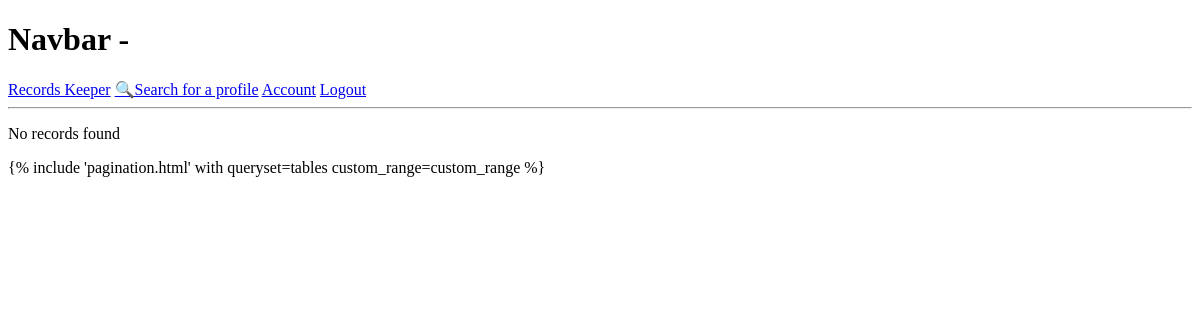
Page /view-tables/9d082a9fb16045a88ae27a6c2a82dbc5 (signed in) on the earlier database version.
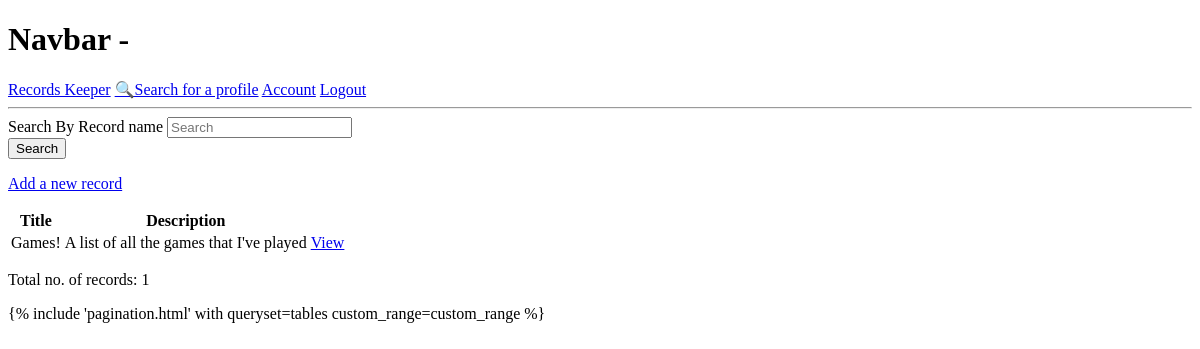
Same page on the later database version.
### tables/models.py (models this page shows, shortened)
class Table(models.Model):
    owner=models.ForeignKey(Profile, on_delete=models.CASCADE, null=True, blank=True)
    title=models.TextField("Title of the table")
    desc=models.TextField("Description",null=True, blank=True)
    col1=models.TextField("Column 1",null=True, blank=True)
    col2=models.TextField("Column 2",null=True, blank=True)
    col3=models.TextField("Column 3",null=True, blank=True)
    col4=models.TextField("Column 4",null=True, blank=True)
    col5=models.TextField("Column 5",null=True, blank=True)
    total=models.IntegerField(default=0, null=True, blank=True)
    TYPE=(('Public', 'Public'), ('Private', 'Private'))
    status=models.CharField(max_length=200, choices=TYPE, default="Public")
    created = models.DateTimeField(auto_now_add=True)
    id = models.UUIDField(primary_key=True, default=uuid.uuid4, editable=False)
    class Meta:
        ordering = ['title', '-created']

### tables/views.py (the view)
# urls.py: path("view-tables/<str:pk>", views.viewTables, name="view-tables"),
@login_required(login_url="login")
def viewTables(request, pk):
    profile=Profile.objects.get(id=pk)
    tables=profile.table_set.all()
    tables, search_query=searchTable(request, tables)
    d=tables.exclude(desc__isnull=True).count()
    st=tables.exclude(status="Private").count()
    context={"tables":tables, "profile":profile, "search_query":search_query, "d":d, "st":st}
    return render(request, "tables/view-tables.html", context)

### tables/utils.py (called while the page is built)
def searchTable(request, t):
    search_query = ""
    if request.GET.get('search_query'):
        search_query = request.GET.get('search_query')
    tables = t.distinct().filter(title__icontains=search_query)
    return tables, search_query

### tables/templates/tables/view-tables.html (shortened to what this page needs)
{% extends 'main.html' %} {% block content %} {% if st != 0 %}
<form
  id="searchForm"
  class="form"
  action="{% url 'view-tables' profile.id %}"
  method="get"
>
  <div class="form__field">
    <label for="formInput#search">Search By Record name </label>
    <input
      class="input input--text"
      id="formInput#search"
      type="text"
      name="search_query"
      placeholder="Search"
      value="{{search_query}}"
    />
  </div>
  <input class="btn btn--sub btn--lg" type="submit" value="Search" />
</form>
<table>
  <tr>
    <th>Title</th>
    {% if d != 0 %}
    <th>Description</th>
    {% endif %}
    <p><a href="{% url 'add-table' %}">Add a new record</a></p>
    <th></th>
    <th></th>
  </tr>
  {% for table in tables %}
  <tr>
    {% if table.status != "Private" %}
    <td>{{table.title}}</td>
    {% if table.desc %}
    <td>{{table.desc|slice:150}}</td>
    {% else %}
    <td></td>
    {% endif %}
    <td><a href="{% url 'view-table' table.id %}">View</a></td>
     {% endif %}
  </tr>
  {% endfor %}
</table>
<p>Total no. of records: {{tables.count}}</p>
{% else %}
<p>No records found</p>
{% endif %} {% include 'pagination.html' with queryset=tables
custom_range=custom_range %} {% endblock %}

Differences in the rows shown:
added Table: title "Games!", desc "A list of all the games that I've played"
Other differences:
form field value: (not shown) → "Search"
{{ tables.count }}: (not shown) → "1"
text no longer shown: "No records found"
text now shown: "Search By Record name Title Description Add a new record Total no. of records:"
